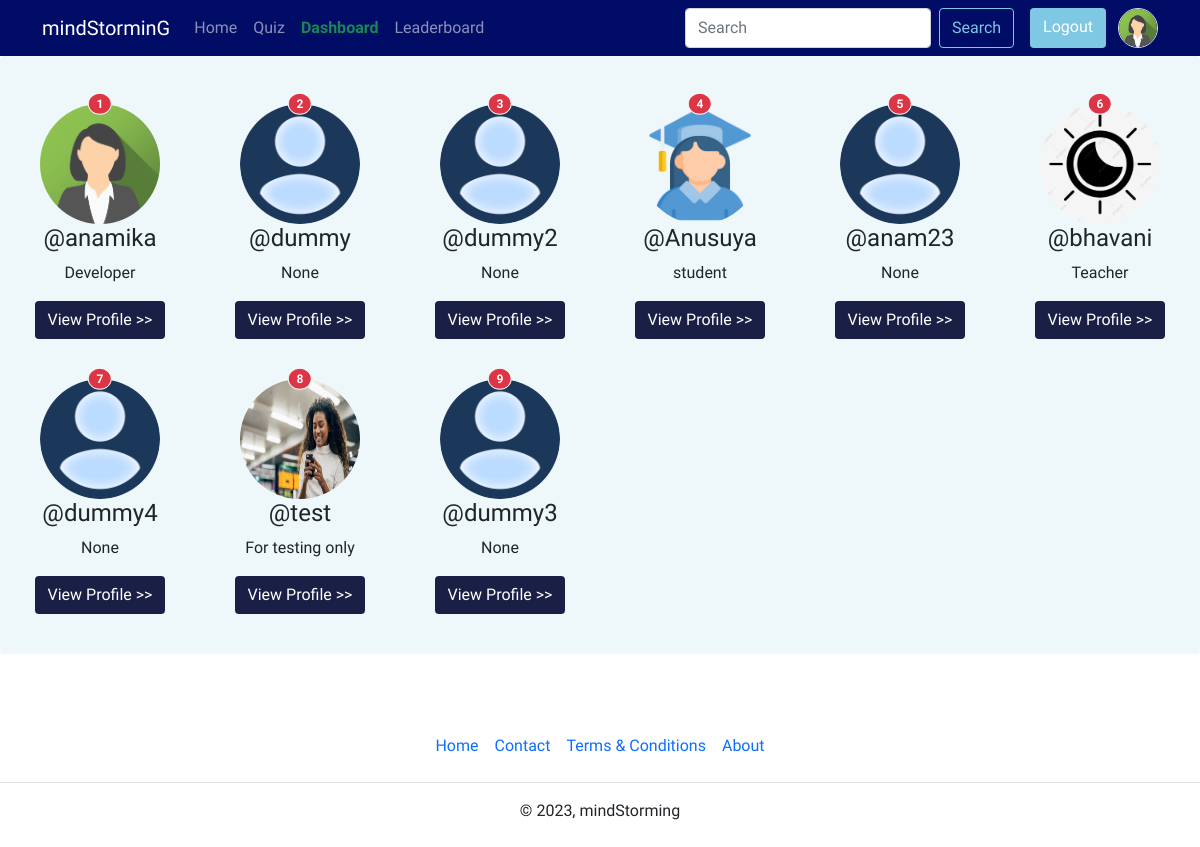
/leaderboard (signed in), run on the app's committed database.
### account/models.py (models this page shows, shortened)
class Profile(models.Model):
    username = models.OneToOneField(User, on_delete=models.CASCADE, null=True)
    bio = models.TextField(blank=True, null=True, verbose_name='Description')
    profile_img = models.ImageField(upload_to='profile_images', default='profile.png', blank=True, null=True, verbose_name='Profile image')
    location = models.CharField(max_length=100, blank=True, null=True)
    GENDER = (
        ('Male', 'Male'),
        ('Female', 'Female'),
        ('Other', 'Other'),
    )
    gender = models.CharField(max_length=6, choices=GENDER, blank=True, null=True)

### quiz/models.py (models this page shows, shortened)
class UserRank(models.Model):
    user = models.OneToOneField(User, on_delete=models.CASCADE)
    rank = models.IntegerField(null=True, blank=True)
    total_score = models.IntegerField(null=True, blank=True)

### base/views.py (the view)
# urls.py: path('leaderboard', views.leaderboard_view, name='leaderboard'),
@login_required(login_url='login')
def leaderboard_view(request):
    leaderboard_users = UserRank.objects.order_by('rank')
    user_object2 = User.objects.get(username=request.user)
    user_profile2 = Profile.objects.get(username=user_object2)
    context = {"user_profile2": user_profile2, "leaderboard_users": leaderboard_users}
    return render(request, 'leaderboard.html', context)

### templates/leaderboard.html (shortened to what this page needs)
{% extends "index.html" %}
 {% block content %}
   <div class="container-fluid">
      <div class="row row-cols-sm-3 row-cols-md-3 rounded text-center pt-5" style="background-color: #eef7fa;">
         {% if leaderboard_users|length == 0 %}
         <div class="col-lg-2 position-relative">
            <h4 class="text-center text-danger">No user available on leaderboard</h4>
         </div>
         {% else %}
         {% for rank in leaderboard_users %}
         <div class="col-lg-2 position-relative">
            <img src="{{rank.user.profile.profile_img.url}}" class="rounded-circle" width="120" height="120" alt="user-profile">
            <span class="position-absolute top-0 start-50 translate-middle badge rounded-circle border border-light bg-danger">
            {{forloop.counter}}</span>
            <h4 class="fw-normal">@{{rank.user.username}}</h4>
            <p>{{rank.user.profile.bio|truncatewords:5}}</p>
            <p class="pb-4"><a class="btn btn-view" href="{% url 'profile' rank.user.username %}">View Profile >></a></p>
         </div>
         {% endfor %}
         {% endif %}
        </div>
   </div>
 {% endblock content %}

### templates/components/navbar.html (shortened to what this page needs)
 <nav class="navbar navbar-expand-lg navbar-dark" style="background-color: #000C66;">
    <div class="container">
        <a class="navbar-brand" href="{% url 'home' %}"><span style="font-family: 'IM Fell English SC', serif;">mind</span><span style="font-family: 'Berkshire Swash', cursive;">Stormin</span><span style="font-family: 'Grenze Gotisch', cursive;">G</span></a>
        <div class="collapse navbar-collapse" id="navbarSupportedContent">
            <ul class="navbar-nav me-auto mb-2 mb-lg-0">
                <li class="nav-item">
                    <a class="nav-link" aria-current="page" href="{% url 'home' %}">Home</a>
                </li>
                <li class="nav-item">
                    <a class="nav-link" href="{% url 'quiz_page' %}">Quiz</a>
                </li>
                {% if request.user.is_superuser %}
                <li class="nav-item">
                    <a class="nav-link text-success fw-bold" href="{% url 'dashboard' %}">Dashboard</a>
                </li>
                {% endif %}
                <li class="nav-item">
                    <a class="nav-link" href="{% url 'leaderboard' %}">Leaderboard</a>
                </li>
            </ul>
            <form class="d-flex gap-2" action="{% url 'search_users' %}">
                <input class="form-control" type="search" name="q" placeholder="Search" aria-label="Search">
                <button class="btn btn-search me-2" type="submit">Search</button>
                {% if request.user.is_authenticated %}
                <a class="btn btn-login" href="{% url 'logout' %}">Logout</a>
                <a href="{% url 'profile' request.user.username %}" class="ms-1" data-bs-toggle="tooltip" data-bs-placement="bottom" title="{{request.user.username}}">
                    <img src="{{user_profile2.profile_img.url}}" class="rounded-circle border" width="40" height="40" alt="profile_img">
                </a>
                {% else %}
                <a class="btn btn-login" href="{% url 'login' %}">Login</a>
                {% endif %}
            </form>
        </div>
    </div>
</nav>

### static/css/style.css (style rules this page uses)
* { font-family: 'Rajdhani', sans-serif; }
.btn-search { border-color: #7EC8E3; color: #7EC8E3; }
.btn-login { background-color: #7EC8E3; color: white; }
.btn-view { background-color: #1a1f46; color: white; }

### data on the page
Profile: profile_img (picture)
UserRank: user.profile.profile_img (picture), user.username "anamika", user.profile.bio "Developer"
UserRank: user.profile.profile_img (placeholder picture), user.username "dummy", user.profile.bio "None"
UserRank: user.profile.profile_img (placeholder picture), user.username "dummy2", user.profile.bio "None"
UserRank: user.profile.profile_img (picture), user.username "Anusuya", user.profile.bio "student"
UserRank: user.profile.profile_img (placeholder picture), user.username "anam23", user.profile.bio "None"
UserRank: user.profile.profile_img (picture), user.username "bhavani", user.profile.bio "Teacher"
UserRank: user.profile.profile_img (placeholder picture), user.username "dummy4", user.profile.bio "None"
UserRank: user.profile.profile_img (picture), user.username "test", user.profile.bio "For testing only"
UserRank: user.profile.profile_img (placeholder picture), user.username "dummy3", user.profile.bio "None"
